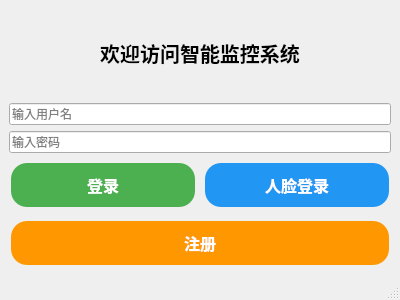
<?xml version="1.0" encoding="UTF-8"?>
<ui version="4.0">
 <class>LoginWindow</class>
 <widget class="QMainWindow" name="LoginWindow">
  <property name="geometry">
   <rect>
    <x>0</x>
    <y>0</y>
    <width>400</width>
    <height>300</height>
   </rect>
  </property>
  <property name="windowTitle">
   <string>登录</string>
  </property>
  <widget class="QWidget" name="centralwidget">
   <layout class="QVBoxLayout" name="verticalLayout">
    <item>
     <widget class="QLabel" name="titleLabel">
      <property name="styleSheet">
       <string notr="true">font: bold 20px; color: black; padding: 5px;</string>
      </property>
      <property name="text">
       <string>欢迎访问智能监控系统</string>
      </property>
      <property name="alignment">
       <set>Qt::AlignCenter</set>
      </property>
     </widget>
    </item>
    <item>
     <widget class="QLineEdit" name="usernameLineEdit">
      <property name="placeholderText">
       <string>输入用户名</string>
      </property>
     </widget>
    </item>
    <item>
     <widget class="QLineEdit" name="passwordLineEdit">
      <property name="echoMode">
       <enum>QLineEdit::Password</enum>
      </property>
      <property name="placeholderText">
       <string>输入密码</string>
      </property>
     </widget>
    </item>
    <item>
     <layout class="QHBoxLayout" name="horizontalLayout">
      <item>
       <widget class="QPushButton" name="loginButton">
        <property name="styleSheet">
         <string notr="true">font: bold 14px; color: white; background-color: #4CAF50; border: none; padding: 10px; text-align: center; text-decoration: none; display: inline-block; font-size: 16px; margin: 4px 2px; cursor: pointer; border-radius: 16px;</string>
        </property>
        <property name="text">
         <string>登录</string>
        </property>
       </widget>
      </item>
      <item>
       <widget class="QPushButton" name="faceLoginButton">
        <property name="styleSheet">
         <string notr="true">font: bold 14px; color: white; background-color: #2196F3; border: none; padding: 10px; text-align: center; text-decoration: none; display: inline-block; font-size: 16px; margin: 4px 2px; cursor: pointer; border-radius: 16px;</string>
        </property>
        <property name="text">
         <string>人脸登录</string>
        </property>
       </widget>
      </item>
     </layout>
    </item>
    <item>
     <widget class="QPushButton" name="registerButton">
      <property name="styleSheet">
       <string notr="true">font: bold 14px; color: white; background-color: #FF9800; border: none; padding: 10px; text-align: center; text-decoration: none; display: inline-block; font-size: 16px; margin: 4px 2px; cursor: pointer; border-radius: 16px;</string>
      </property>
      <property name="text">
       <string>注册</string>
      </property>
     </widget>
    </item>
   </layout>
  </widget>
  <widget class="QMenuBar" name="menubar">
   <property name="geometry">
    <rect>
     <x>0</x>
     <y>0</y>
     <width>400</width>
     <height>22</height>
    </rect>
   </property>
  </widget>
  <widget class="QStatusBar" name="statusbar"/>
 </widget>
 <resources/>
 <connections>
  <connection>
   <sender>faceLoginButton</sender>
   <signal>clicked()</signal>
   <receiver>LoginWindow</receiver>
   <slot>open_face_login()</slot>
   <hints>
    <hint type="sourcelabel">
     <x>296</x>
     <y>186</y>
    </hint>
    <hint type="destinationlabel">
     <x>199</x>
     <y>149</y>
    </hint>
   </hints>
  </connection>
 </connections>
 <slots>
  <slot>open_face_login()</slot>
 </slots>
</ui>
